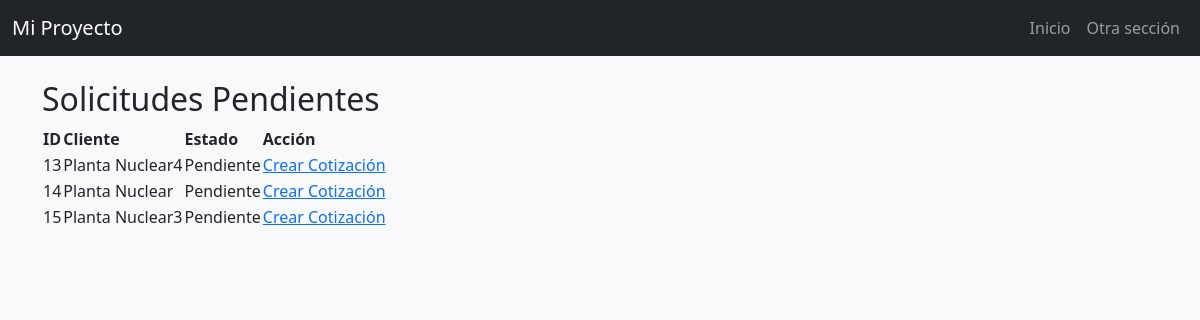
The page /clientes/pendientes/ (signed in) on the database as committed earlier.
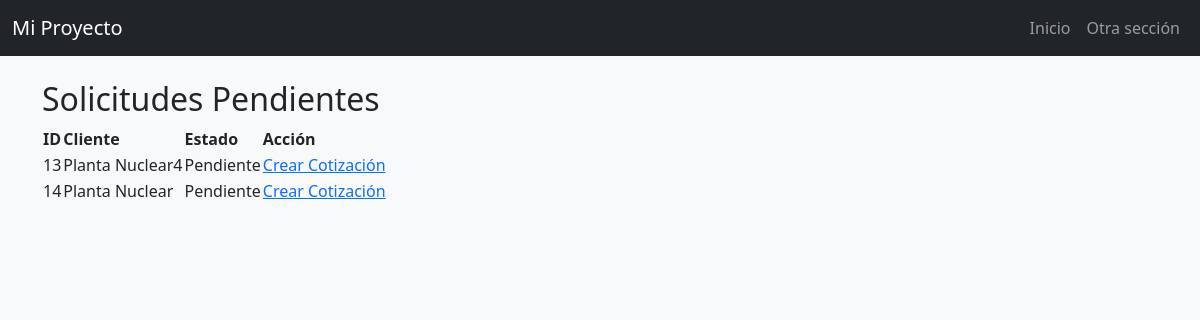
The same page on the database as committed later.
### solicitudes/models.py (models this page shows, shortened)
class Solicitud(models.Model):
    cliente = models.ForeignKey(Cliente, on_delete=models.CASCADE, related_name="solicitudes_solicitudes")  # Relación con el modelo Cliente
    fecha_solicitud = models.DateField(default=date.today)  # Fecha en que se crea la solicitud
    estado = models.CharField(
        max_length=20,
        choices=[
            ('Pendiente', 'Pendiente'),
            ('Aprobada', 'Aprobada'),
            ('Rechazada', 'Rechazada')
        ],
        default='Pendiente'
    )  # Estado de la solicitud

class Cliente(models.Model):
    nit = models.CharField(max_length=20, unique=True)  # Nit único
    nombre_propietario = models.CharField(max_length=100)
    nombre_establecimiento = models.CharField(max_length=100)
    representante_legal = models.CharField(max_length=100)
    cedula_ciudadania = models.CharField(max_length=20)
    ciudad = models.CharField(max_length=100)
    departamento = models.CharField(max_length=100)
    direccion = models.CharField(max_length=200)
    representante_organismo = models.CharField(max_length=100)
    cargo = models.CharField(max_length=50)
    telefono_fijo = models.CharField(max_length=20, blank=True, null=True)
    telefono_celular = models.CharField(max_length=20)
    correo_electronico = models.EmailField()
    nivel_cea = models.CharField(max_length=50, choices=NIVELES_CEA)
    cantidad_vehiculos = models.IntegerField(null=True, blank=True)
    cantidad_instructores = models.IntegerField(null=True, blank=True)
    categorias_certificar = models.ManyToManyField(Categoria, blank=True)
    certificado_conformidad = models.CharField(max_length=2, choices=CERTIFICADO_CONFORMIDAD_CHOICES, default="No")
    nombre_ente_certificador = models.CharField(max_length=100, blank=True, null=True)  # Se llena si es "Sí"
    fecha_solicitud = models.DateField(null=True, blank=True)  # Se establece solo cuando se envía la solicitud
    observaciones = models.TextField(blank=True, null=True)

### solicitudes/views.py (the view)
# urls.py: path("pendientes/", solicitudes_pendientes, name="solicitudes_pendientes"),
@login_required
def solicitudes_pendientes(request):
    solicitudes = Solicitud.objects.filter(estado="Pendiente")
    return render(request, "solicitudes/pendientes.html", {"solicitudes": solicitudes})

### solicitudes/templates/solicitudes/pendientes.html (shortened to what this page needs)
<!doctype html>
<html lang="en">
<head>
</head>
{% extends 'layouts/base.html' %}
{% block content %}
<body>
    <h2>Solicitudes Pendientes</h2>
<table>
    <tr>
        <th>ID</th>
        <th>Cliente</th>
        <th>Estado</th>
        <th>Acción</th>
    </tr>
    {% for solicitud in solicitudes %}
    <tr>
        <td>{{ solicitud.id }}</td>
        <td>{{ solicitud.cliente.nombre_establecimiento }}</td>
        <td>{{ solicitud.estado }}</td>
        <td><a href="{% url 'crear_cotizacion' solicitud.id %}">Crear Cotización</a></td>
    </tr>
    {% empty %}
    <tr>
        <td colspan="4">No hay solicitudes pendientes.</td>
    </tr>
    {% endfor %}
</table>
</body>
{% endblock %}

Rows that differ between the two databases and show on the page:
no longer on this page (row edited): Solicitud: id "15", cliente.nombre_establecimiento "Planta Nuclear3", estado "Pendiente"
